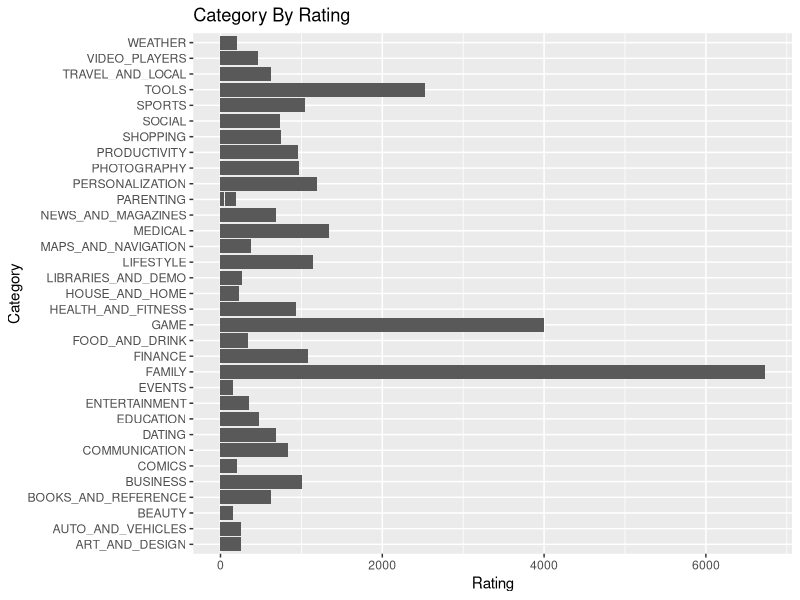
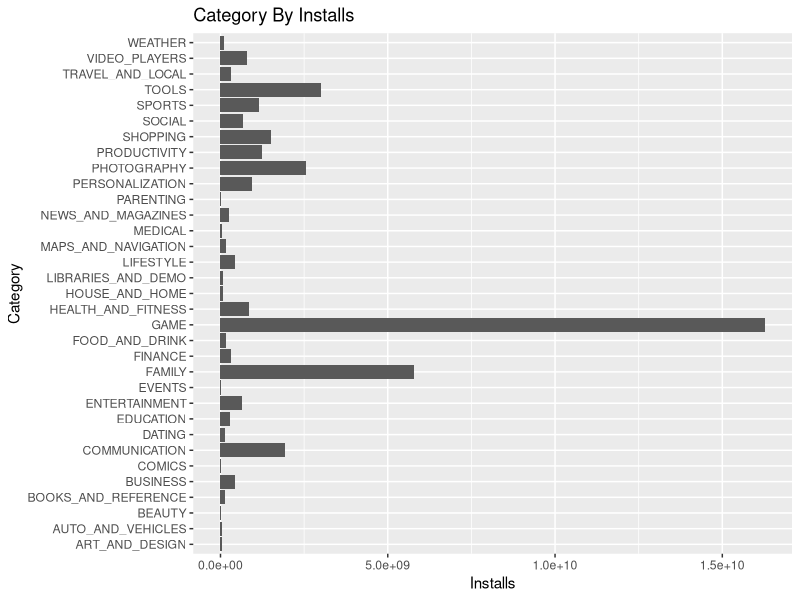

Source code (R) for these figures, in order: (Note: a time limit stopped this script after it produced the figures.)
## ---- chunk 1
knitr::opts_chunk$set(echo = TRUE)
## ---- chunk 2

library(caret)
library(rpart)
d <- read.csv("googleplaystore.csv")
d <- d[d$Size != 'Varies with device',]
d <- d[d$Current.Ver != 'Varies with device',]
d <- d[!is.nan(d$Current.Ver),]
d <- d[!is.nan(d$Rating),]
d <- d[!is.nan(d$Price),]
d <- d[!is.nan(d$Type),]
d$Installs <- gsub(',', '', d$Installs)
d$Installs <- gsub('\\+', '', d$Installs)
d$Installs <- as.numeric(as.character((d$Installs)))
d$Current.Ver <- gsub('[a-z_()A-Z\\-\\+]', '', d$Current.Ver)
d$Price <- gsub('\\$', '', d$Price)
d$Price <- as.numeric(as.character((d$Price)))
d$Updates <- ifelse(d$Current.Ver >= 2 , ifelse(d$Current.Ver >= 4, 2, 1), 0)
d <- subset(d, select = c('App','Category','Rating','Reviews','Size','Installs','Type','Price','Content.Rating','Last.Updated','Updates','Android.Ver' ))
d <- d[order(d$Installs, decreasing = TRUE),]
d <- tail(d, nrow(d) -34)

## ---- chunk 3
library(ggplot2)
library(ggthemes)

g <- ggplot(d, aes(Category,Rating))
g2 <- ggplot(d, aes(Category,Installs))

g + geom_bar(stat = "identity") + coord_flip() + ggtitle("Category By Rating")
g2 + geom_bar(stat = "identity") + coord_flip()+ ggtitle("Category By Installs")
## ---- chunk 4
library(randomForest)
library(caret)


set.seed(100)
train <- sample(nrow(d), 0.7*nrow(d), replace = FALSE)
TrainSet <- d[train,]
ValidSet <- d[-train,]


model1 <- randomForest(Installs ~ Category +Type + Rating + Reviews , data = TrainSet, nTrees = 300, mtry = 3, importance = TRUE, savePredictions = "final", classProbs = TRUE)
model1

#model1$pred[order(model1$pred),2]

#class_log <- ifelse(model1[,1] > .5, "YES", "NO")
#p <- confusionMatrix(class_log, ValidSet[["Installs"]])
#p

#confusionMatrix(model1, conf.level = 0.95, threshold = 0.8)
#confusionMatrix(model1, ValidSet, positive = NULL, dnn = c("Prediction", "Reference"))

#p1 <- predict(model1, TrainSet, type="response")
#print("Prediction & Confusion Matrix - train data")

#confusionMatrix(model1$pred[order(model1$pred),2], TrainSet$Installs)
## ---- chunk 5
library(caret)
d <- na.omit(d)

set.seed(4000)
dmv = dummyVars(~Category + Reviews + Rating + Size + Type + Price + Content.Rating + Last.Updated + Updates + Android.Ver , data = d)
features = predict(dmv, d)
#head(features)
y = d$Installs
#plot(density(y))

ctr <- trainControl(method = "cv", number = 4, classProbs = F, search='random')
fit = train(features,y,
            method = 'rpart',
            trControl = ctr, tuneLength = 10)
fit


## ---- chunk 6

library(caret)
d <- na.omit(d)

dmv = dummyVars(~Category + Rating , data = d)
features = predict(dmv, d)
#head(features)
y = d$Installs
#plot(density(y))

ctr <- trainControl(method = "cv", number = 4, classProbs = F, search='random')
fit = train(features,y,
            method = 'rpart',
            trControl = ctr, tuneLength = 10)
fit
## ---- chunk 7
d <- na.omit(d)
set.seed(4000)
dmv = dummyVars(~Category + Reviews + Rating, data = d)
features = predict(dmv,d)
y = d$Installs

ctr <- trainControl(method = "cv", number = 4, classProbs = F, search = "random")
fit <- train(features,y , method = 'rpart', trControl = ctr, tuneLength = 10)
fit

## ---- chunk 8
library(ggplot2)
library(cluster)

#Initialize random variable
set.seed(30)

d=na.omit(d) #omit NA values
d$Reviews <- as.numeric(d$Reviews)
d$Rating <- as.numeric(d$Rating)

clusters<-kmeans(scale(d[,4:3]), 5, nstart=25) 

d$cluster=as.factor(clusters$cluster)

ggplot(d, aes(x=Reviews, y=Rating, color=cluster)) +geom_point()

d1<- subset(d, select=c("Rating", "Installs"))
clusters2<- kmeans(scale(d1), 4, nstart=25)
d1$cluster=as.factor(clusters2$cluster)
ggplot(d1, aes(x=Installs, y=Rating, color=cluster)) +geom_point()


d2<- subset(d, select=c("Rating", "Updates"))
View(d2)
clusters3<- kmeans(scale(d2), 4, nstart=25)
d2$cluster=as.factor(clusters3$cluster)
ggplot(d2, aes(x=Updates, y=Rating, color=cluster)) +geom_point()
